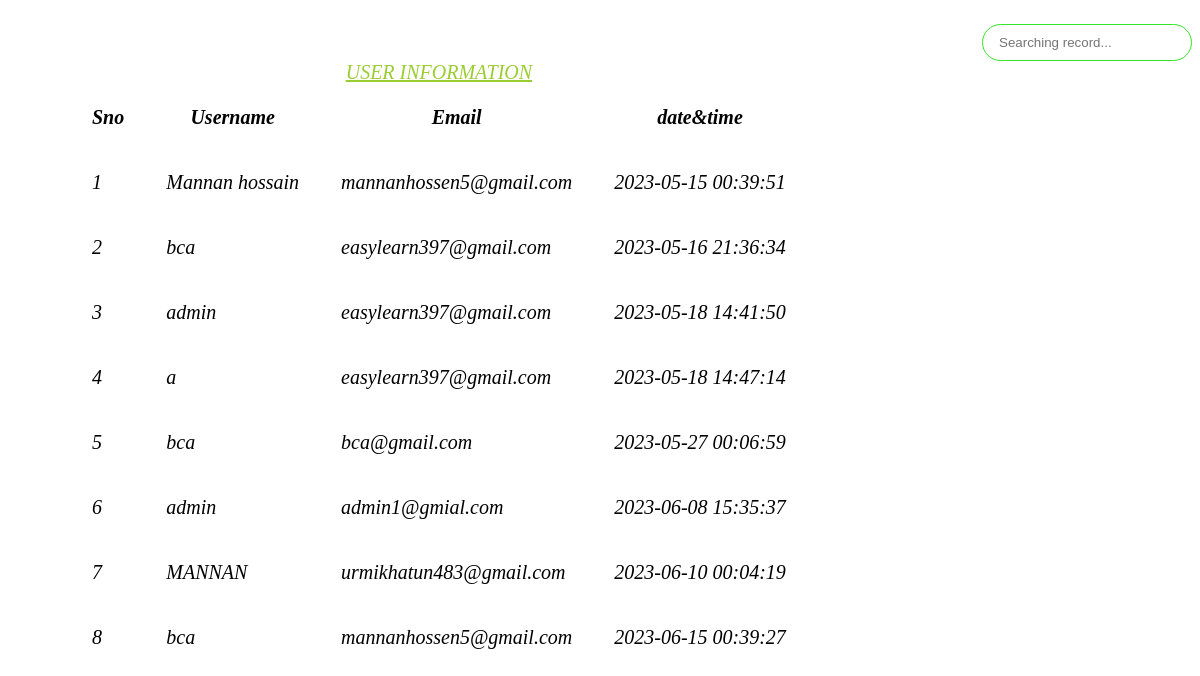
The page /user_recrd.php (signed in) on the database its author committed.
### user_recrd.php (the view, shortened to what this page needs)
<?php
  $server="localhost";
  $username="root";
  $password="";
  $db="mannan";
  $con=mysqli_connect($server,$username,$password,$db);
?>
<!DOCTYPE html>
<html lang="en">
<head>
    <link rel="stylesheet" href="../admin/style.css">
</head>
<body>
    <div class="container">
        <form>
            <i class="fa fa-search">
                <input type="text" id="search-items" placeholder="Searching record..." onkeyup="search()">
            </form>
        <table id="td">
        <thead>
            <caption>USER INFORMATION</caption>
            <tr>
                <th id="th">Sno</th>
                <th id="th">Username</th>
                <th id="th">Email</th>
                <th id="th">date&time</th>
            </tr>
        </thead>
        <tbody>
        <?php
        $query = "SELECT * FROM  `user-info`";
        $query_run =mysqli_query($con,$query);
        if(mysqli_num_rows($query_run) > 0)
        {
            foreach($query_run as $row){
                ?>
                    <tr>
                        <td id="th"><?php echo $row['sno'];?></td>
                        <td id="th"><?php echo $row['username'];?></td>
                        <td id="th"><?php echo $row['email'];?></td>
                        <td id="th"><?php echo $row['dt'];?></td>
                     </tr>
                <?php
            }
        }
        else
        {
            ?>
            <tr>
                <td>No record found</td>
            </tr>
            <?php
            }
        ?>
        </tbody>
    </table>
</div>
</body>
</html>

### style.css (style rules this page uses)
#td { font-size: 20px; }
#th { padding: 20px; }
caption { text-decoration:underline; color:yellowgreen; }
.container { display: flex; justify-content: right; }
.container input { margin-top: 1rem; padding: 1rem; margin-left: 57rem; width: 11rem; height: 3px; border: 1px solid #33e726; border-radius: 48px; }

### rows shown on the page
user-info: sno "1", username "Mannan hossain", email "mannanhossen5@gmail.com", dt "2023-05-15 00:39:51"
user-info: sno "2", username "bca", email "easylearn397@gmail.com", dt "2023-05-16 21:36:34"
user-info: sno "3", username "admin", email "easylearn397@gmail.com", dt "2023-05-18 14:41:50"
user-info: sno "4", username "a", email "easylearn397@gmail.com", dt "2023-05-18 14:47:14"
user-info: sno "5", username "bca", email "bca@gmail.com", dt "2023-05-27 00:06:59"
user-info: sno "6", username "admin", email "admin1@gmial.com", dt "2023-06-08 15:35:37"
user-info: sno "7", username "MANNAN", email "urmikhatun483@gmail.com", dt "2023-06-10 00:04:19"
user-info: sno "8", username "bca", email "mannanhossen5@gmail.com", dt "2023-06-15 00:39:27"
